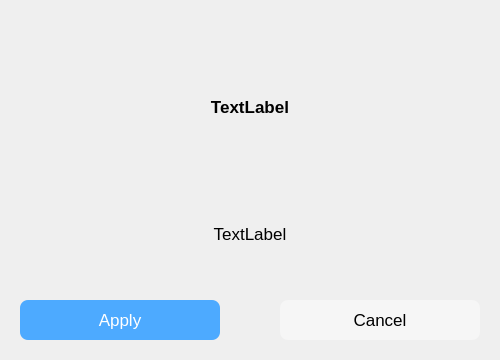
<?xml version="1.0" encoding="UTF-8"?>
<ui version="4.0">
 <class>DialogWidget</class>
 <widget class="QWidget" name="DialogWidget">
  <property name="geometry">
   <rect>
    <x>0</x>
    <y>0</y>
    <width>500</width>
    <height>360</height>
   </rect>
  </property>
  <property name="minimumSize">
   <size>
    <width>500</width>
    <height>360</height>
   </size>
  </property>
  <property name="windowTitle">
   <string>Form</string>
  </property>
  <layout class="QVBoxLayout" name="verticalLayout">
   <property name="leftMargin">
    <number>20</number>
   </property>
   <property name="topMargin">
    <number>20</number>
   </property>
   <property name="rightMargin">
    <number>20</number>
   </property>
   <property name="bottomMargin">
    <number>20</number>
   </property>
   <item>
    <layout class="QHBoxLayout" name="horizontalLayout_2">
     <item>
      <spacer name="horizontalSpacer_2">
       <property name="orientation">
        <enum>Qt::Horizontal</enum>
       </property>
       <property name="sizeHint" stdset="0">
        <size>
         <width>40</width>
         <height>20</height>
        </size>
       </property>
      </spacer>
     </item>
     <item>
      <widget class="QLabel" name="info_image">
       <property name="text">
        <string/>
       </property>
       <property name="pixmap">
        <pixmap resource="../bot_icons.qrc">:/icons/widgets/times_icon/error_image.png</pixmap>
       </property>
       <property name="scaledContents">
        <bool>true</bool>
       </property>
      </widget>
     </item>
     <item>
      <spacer name="horizontalSpacer_3">
       <property name="orientation">
        <enum>Qt::Horizontal</enum>
       </property>
       <property name="sizeHint" stdset="0">
        <size>
         <width>40</width>
         <height>20</height>
        </size>
       </property>
      </spacer>
     </item>
    </layout>
   </item>
   <item>
    <widget class="QLabel" name="title_message">
     <property name="sizePolicy">
      <sizepolicy hsizetype="Preferred" vsizetype="Expanding">
       <horstretch>0</horstretch>
       <verstretch>0</verstretch>
      </sizepolicy>
     </property>
     <property name="font">
      <font>
       <family>Arial</family>
       <pointsize>13</pointsize>
       <bold>true</bold>
      </font>
     </property>
     <property name="text">
      <string>TextLabel</string>
     </property>
     <property name="alignment">
      <set>Qt::AlignCenter</set>
     </property>
     <property name="wordWrap">
      <bool>true</bool>
     </property>
    </widget>
   </item>
   <item>
    <widget class="QLabel" name="info_message">
     <property name="sizePolicy">
      <sizepolicy hsizetype="Preferred" vsizetype="Expanding">
       <horstretch>0</horstretch>
       <verstretch>0</verstretch>
      </sizepolicy>
     </property>
     <property name="font">
      <font>
       <family>Arial</family>
       <pointsize>13</pointsize>
      </font>
     </property>
     <property name="text">
      <string>TextLabel</string>
     </property>
     <property name="alignment">
      <set>Qt::AlignCenter</set>
     </property>
     <property name="wordWrap">
      <bool>true</bool>
     </property>
    </widget>
   </item>
   <item>
    <layout class="QHBoxLayout" name="horizontalLayout">
     <item>
      <widget class="QPushButton" name="apply_button">
       <property name="minimumSize">
        <size>
         <width>200</width>
         <height>40</height>
        </size>
       </property>
       <property name="font">
        <font>
         <family>Arial</family>
         <pointsize>13</pointsize>
        </font>
       </property>
       <property name="styleSheet">
        <string notr="true">QPushButton{
background-color: rgb(77,170,255);
border: none;
border-radius: 8;
color:white;
}</string>
       </property>
       <property name="text">
        <string>Apply</string>
       </property>
      </widget>
     </item>
     <item>
      <spacer name="horizontalSpacer">
       <property name="orientation">
        <enum>Qt::Horizontal</enum>
       </property>
       <property name="sizeHint" stdset="0">
        <size>
         <width>40</width>
         <height>20</height>
        </size>
       </property>
      </spacer>
     </item>
     <item>
      <widget class="QPushButton" name="cancel_button">
       <property name="minimumSize">
        <size>
         <width>200</width>
         <height>40</height>
        </size>
       </property>
       <property name="font">
        <font>
         <family>Arial</family>
         <pointsize>13</pointsize>
        </font>
       </property>
       <property name="styleSheet">
        <string notr="true">QPushButton{
background-color: rgb(246,246,246);
border: none;
border-radius: 8;
color:black;
}</string>
       </property>
       <property name="text">
        <string>Cancel</string>
       </property>
      </widget>
     </item>
    </layout>
   </item>
  </layout>
 </widget>
 <resources>
  <include location="../bot_icons.qrc"/>
 </resources>
 <connections/>
</ui>
